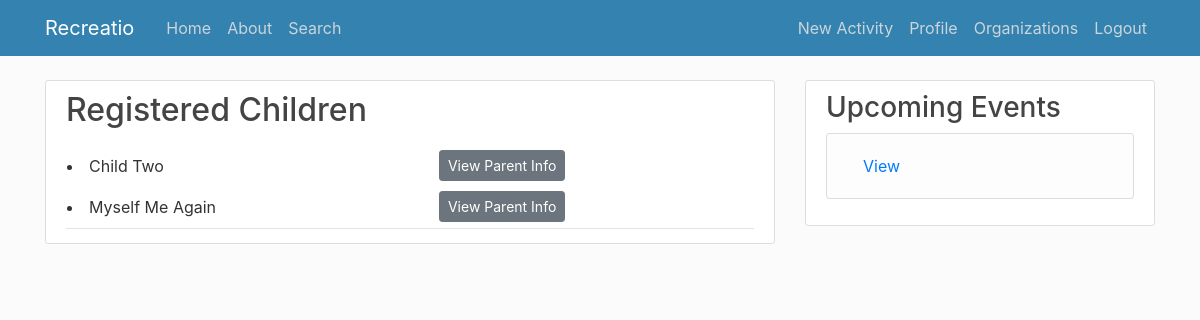
Before: /activity/5/registered/ (signed in) with the older database file.
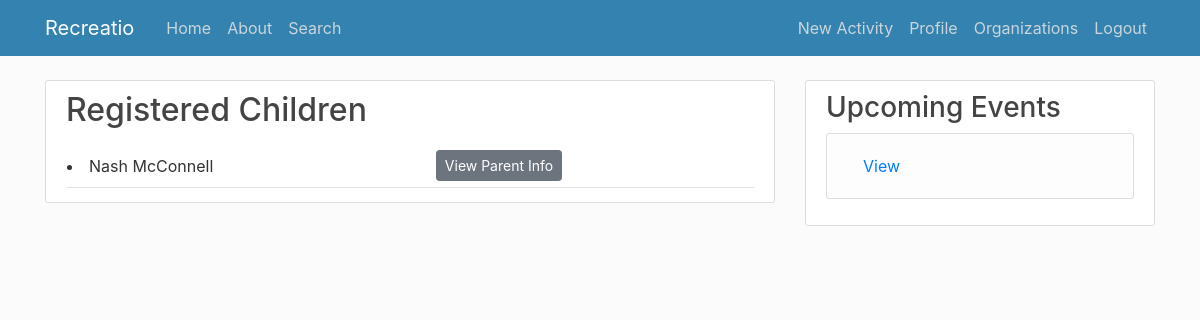
After: the same page with the newer database file.
### users/models.py (models this page shows, shortened)
class Child(models.Model):
    first_name = models.CharField(max_length=20)
    last_name = models.CharField(max_length=30)
    birth_date = models.DateField()
    parent = models.ManyToManyField(Profile)
    activities = models.ManyToManyField(Activities)

### users/views.py (the view)
# urls.py: path('activity/<int:pk>/registered/', user_views.enrolled_children, name='activity-registered'),
def enrolled_children(request, pk):
    children = Child.objects.filter(activities__id = pk)
    children = children.order_by("first_name")
    context = {
        'children': children
    }
    return render(request, 'users/activities_detail_registered.html', context)

### users/templates/users/activities_detail_registered.html (shortened to what this page needs)
{% extends "web/base.html" %}
{% block content %}
  <body>
    <article class="media content-section">
    <div class="media-body">
        <div class="article-metadata">
            <h2>Registered Children</h2>
            <div>
              <table style="width: 100%">
              <ol>
                {% for child in children %}
                  <tr>
                    <td>
                      <li>{{child.first_name}} {{child.last_name}}</li>
                    </td>
                    <td>
                      <a class= "btn btn-secondary btn-sm mt-1 mb-1" href = "{% url 'parent-info' child.id %}">View Parent Info</a>
                    </td>
                  </tr>
                {% endfor%}
                </ol>
            </div>
        </div>
    </div>
    </article>
    </body>
{% endblock content %}

Changed rows visible on the page:
removed Child: first_name "Child", last_name "Two"
removed Child: first_name "Myself", last_name "Me Again"
added Child: first_name "Nash", last_name "McConnell"
